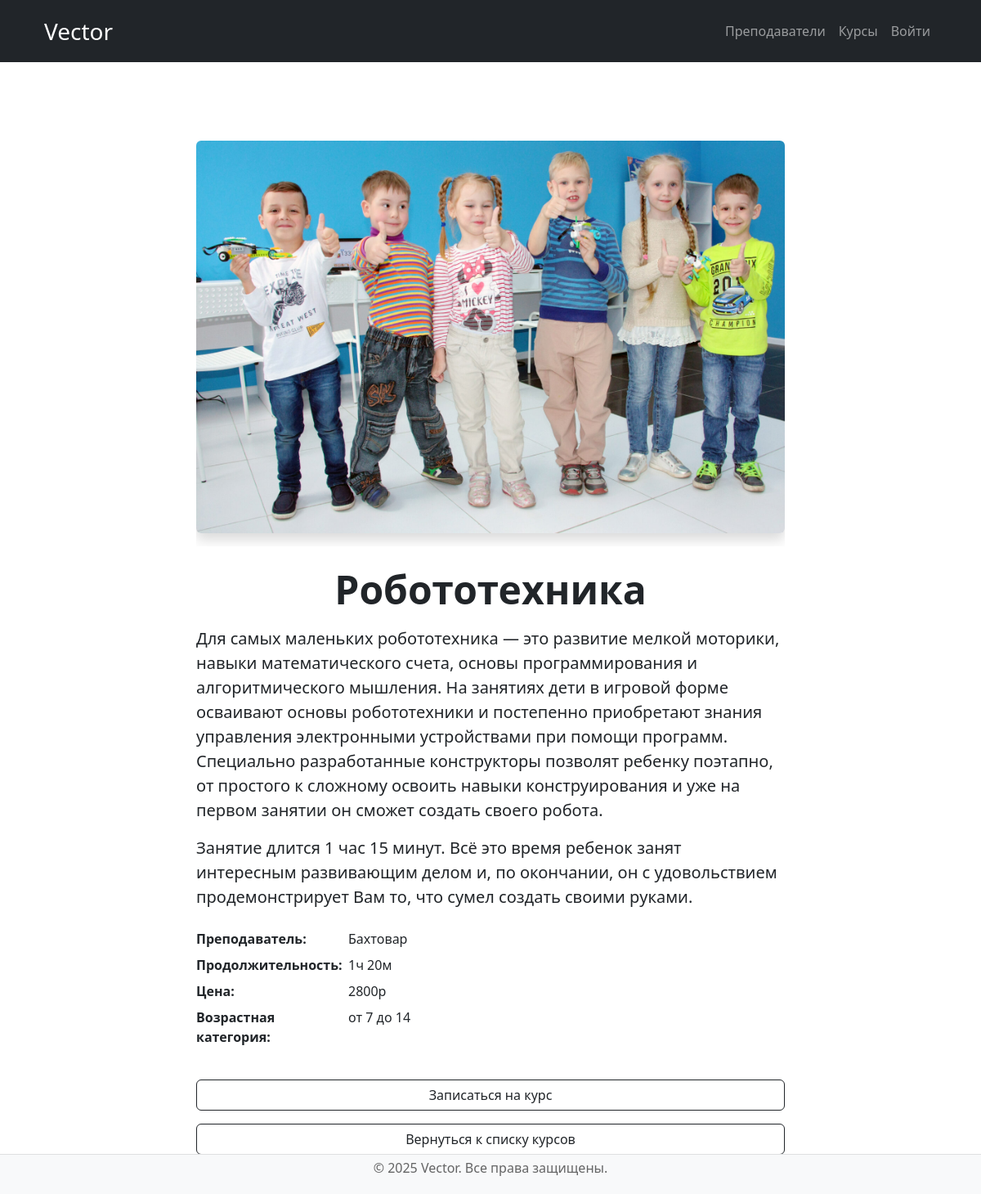
The page /courses/robototehnika-4ceb/ on the database its author committed.
### content/models.py (models this page shows, shortened)
class Course(models.Model):
    name = models.CharField(max_length=100,verbose_name='Названия курса')
    slug = models.SlugField(max_length=100,unique=True)
    info = models.TextField(verbose_name='Информация о курсе')
    teacher = models.ForeignKey(to=Teacher,on_delete=models.RESTRICT,verbose_name='Преподаватель')
    duration = models.CharField(max_length=100,verbose_name='Длительность занятий')
    price = models.CharField(max_length=100,verbose_name='Стоимость курса')
    age_category = models.CharField(max_length=100,verbose_name='Возрастная категория')
    image = models.ImageField(default='images/default.png',
                              validators=[FileExtensionValidator(['jpg','png','jpeg','webp'])],
                              upload_to='images/%Y/%m',
                              null = True,
                              blank = True)
    updated_at = models.DateTimeField(auto_now=True)
    class Meta:
        verbose_name ='Курс'
        verbose_name_plural='Курсы'

class Teacher(models.Model):
    name = models.CharField(max_length=100,verbose_name='Имя')
    last_name = models.CharField(max_length=100,verbose_name='фамилия')
    subjects_taught = models.CharField(max_length=250,verbose_name='преподаваемые предметы')
    info = models.TextField(verbose_name='Дополнительная информация')
    avatar = models.ImageField(default='avatars/default.png',
                               upload_to='avatars/%Y/%m',null = True,blank = True,
                               validators=[FileExtensionValidator(['jpg','png','jpeg','webp'])])
    updated_at = models.DateTimeField(auto_now=True)
    birthday = models.DateField(verbose_name='Дата рождения')
    class Meta:
        verbose_name ='Преподаватель'
        verbose_name_plural='Преподаватели'
    def __str__(self):
        return self.name

### content/views.py (the view)
# urls.py: path('courses/<slug:slug>/', views.CourseDetailView.as_view(), name='course_detail'),
class CourseDetailView(DetailView):
    template_name = 'content/course_detail.html'
    model = Course
    context_object_name = 'course'
    def get_context_data(self, **kwargs):
        context = super().get_context_data(**kwargs)
        context['title'] = self.object.name
        return context

### templates/content/course_detail.html (shortened to what this page needs)
{% extends 'base.html' %}
{% block content %}
<div class="container mt-5">
    <div class="row justify-content-center">
        <div class="col-md-8">
            <div class="mb-4 text-center position-relative overflow-hidden">
                <img src="{{ object.image.url }}" class="img-fluid rounded shadow mb-3 zoom-on-hover" alt="{{ object.name }}"
                     style="transition: all .3s ease; width: 100%; height: auto;"
                     onmouseenter="this.style.transform='scale(1.05)'"
                     onmouseleave="this.style.transform=''"/>
            </div>
            <h1 class="display-5 fw-bold mb-3 text-center">{{ object.name }}</h1>
            <div class="lead fs-5 mb-4">
                {{ object.info|linebreaks }}
            </div>
            <dl class="row text-start mb-4">
                <dt class="col-sm-3"><strong>Преподаватель:</strong></dt>
                <dd class="col-sm-9">{{ object.teacher }}</dd>
                <dt class="col-sm-3"><strong>Продолжительность:</strong></dt>
                <dd class="col-sm-9">{{ object.duration }}</dd>
                <dt class="col-sm-3"><strong>Цена:</strong></dt>
                <dd class="col-sm-9">{{ object.price }}</dd>
                <dt class="col-sm-3"><strong>Возрастная категория:</strong></dt>
                <dd class="col-sm-9">{{ object.age_category }}</dd>
            </dl>
            <a href="{% url 'subscribe' course.id %}" class="btn btn-outline-dark w-100 mt-3">Записаться на курс</a>
            <a href="{% url 'course_list' %}" class="btn btn-outline-dark w-100 mt-3">Вернуться к списку курсов</a>
        </div>
    </div>
</div>
{% endblock %}

### static/css/style.css (style rules this page uses)
body { font-family: Arial, sans-serif; margin: 0; padding: 0; }
.btn { background-color: #4CAF50; color: white; padding: 10px 20px; border: none; border-radius: 5px; cursor: pointer; }
body, html { height: 100%; margin: 0; }

### rows shown on the page
Course: image (picture), name "Робототехника", info "Для самых маленьких робототехника — это развитие мелкой моторики, навыки математического счета, основы программирования и алгоритмического мышления. На занятиях дети в игровой форме осваивают основы робототехники и постепенно приобретают знания управления электронными устройствами при помощи программ. Специально разработанные конструкторы позволят ребенку поэтапно, от простого к сложному освоить навыки конструирования и уже на первом занятии он сможет создать своего робота. Занятие длится 1 час 15 минут. Всё это время ребенок занят интересным развивающим делом и, по окончании, он с удовольствием продемонстрирует Вам то, что сумел создать своими руками.", teacher "Бахтовар", duration "1ч 20м", price "2800р", age_category "от 7 до 14"
